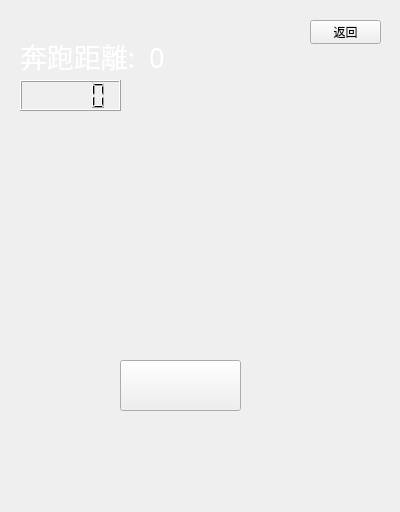
<?xml version="1.0" encoding="UTF-8"?>
<ui version="4.0">
 <class>play</class>
 <widget class="QWidget" name="play">
  <property name="geometry">
   <rect>
    <x>0</x>
    <y>0</y>
    <width>400</width>
    <height>512</height>
   </rect>
  </property>
  <property name="windowTitle">
   <string>輕鬆一下</string>
  </property>
  <property name="windowIcon">
   <iconset resource="play_data.qrc">
    <normaloff>:/play_data/icon.ico</normaloff>:/play_data/icon.ico</iconset>
  </property>
  <widget class="QPushButton" name="pushButton">
   <property name="geometry">
    <rect>
     <x>310</x>
     <y>20</y>
     <width>71</width>
     <height>24</height>
    </rect>
   </property>
   <property name="text">
    <string>返回</string>
   </property>
  </widget>
  <widget class="QLabel" name="background">
   <property name="geometry">
    <rect>
     <x>0</x>
     <y>0</y>
     <width>48000</width>
     <height>512</height>
    </rect>
   </property>
   <property name="text">
    <string/>
   </property>
   <property name="pixmap">
    <pixmap resource="play_data.qrc">:/play_data/car_map.png</pixmap>
   </property>
  </widget>
  <widget class="QLabel" name="label_title">
   <property name="geometry">
    <rect>
     <x>60</x>
     <y>130</y>
     <width>241</width>
     <height>141</height>
    </rect>
   </property>
   <property name="text">
    <string/>
   </property>
   <property name="pixmap">
    <pixmap resource="play_data.qrc">:/play_data/game_name.png</pixmap>
   </property>
   <property name="scaledContents">
    <bool>true</bool>
   </property>
  </widget>
  <widget class="QLabel" name="car">
   <property name="geometry">
    <rect>
     <x>10</x>
     <y>310</y>
     <width>121</width>
     <height>51</height>
    </rect>
   </property>
   <property name="focusPolicy">
    <enum>Qt::StrongFocus</enum>
   </property>
   <property name="text">
    <string/>
   </property>
   <property name="pixmap">
    <pixmap resource="play_data.qrc">:/play_data/car.png</pixmap>
   </property>
   <property name="scaledContents">
    <bool>true</bool>
   </property>
  </widget>
  <widget class="QPushButton" name="button_start_game">
   <property name="geometry">
    <rect>
     <x>120</x>
     <y>360</y>
     <width>121</width>
     <height>51</height>
    </rect>
   </property>
   <property name="font">
    <font>
     <kerning>true</kerning>
    </font>
   </property>
   <property name="focusPolicy">
    <enum>Qt::NoFocus</enum>
   </property>
   <property name="text">
    <string/>
   </property>
   <property name="icon">
    <iconset>
     <normalon>:/play_data/start_btn.png</normalon>
    </iconset>
   </property>
   <property name="iconSize">
    <size>
     <width>160</width>
     <height>49</height>
    </size>
   </property>
   <property name="checkable">
    <bool>false</bool>
   </property>
  </widget>
  <widget class="QLabel" name="label_distance">
   <property name="geometry">
    <rect>
     <x>20</x>
     <y>40</y>
     <width>241</width>
     <height>31</height>
    </rect>
   </property>
   <property name="font">
    <font>
     <family>微軟正黑體 Light</family>
     <pointsize>20</pointsize>
    </font>
   </property>
   <property name="styleSheet">
    <string notr="true">color: rgb(255, 255, 255);</string>
   </property>
   <property name="text">
    <string>奔跑距離:  0</string>
   </property>
  </widget>
  <widget class="QLCDNumber" name="lcd_clock">
   <property name="geometry">
    <rect>
     <x>20</x>
     <y>80</y>
     <width>101</width>
     <height>31</height>
    </rect>
   </property>
  </widget>
  <widget class="QLabel" name="block_01">
   <property name="geometry">
    <rect>
     <x>20</x>
     <y>120</y>
     <width>70</width>
     <height>70</height>
    </rect>
   </property>
   <property name="text">
    <string/>
   </property>
   <property name="pixmap">
    <pixmap resource="play_data.qrc">:/play_data/item3.png</pixmap>
   </property>
  </widget>
  <widget class="QLabel" name="block_02">
   <property name="geometry">
    <rect>
     <x>250</x>
     <y>190</y>
     <width>70</width>
     <height>70</height>
    </rect>
   </property>
   <property name="text">
    <string/>
   </property>
   <property name="pixmap">
    <pixmap resource="play_data.qrc">:/play_data/item3.png</pixmap>
   </property>
  </widget>
  <widget class="QLabel" name="block_03">
   <property name="geometry">
    <rect>
     <x>300</x>
     <y>70</y>
     <width>70</width>
     <height>70</height>
    </rect>
   </property>
   <property name="text">
    <string/>
   </property>
   <property name="pixmap">
    <pixmap resource="play_data.qrc">:/play_data/item2.png</pixmap>
   </property>
  </widget>
  <widget class="QLabel" name="block_04">
   <property name="geometry">
    <rect>
     <x>160</x>
     <y>20</y>
     <width>70</width>
     <height>70</height>
    </rect>
   </property>
   <property name="text">
    <string/>
   </property>
   <property name="pixmap">
    <pixmap resource="play_data.qrc">:/play_data/item1.png</pixmap>
   </property>
  </widget>
  <widget class="QLabel" name="block_05">
   <property name="geometry">
    <rect>
     <x>60</x>
     <y>210</y>
     <width>70</width>
     <height>70</height>
    </rect>
   </property>
   <property name="text">
    <string/>
   </property>
   <property name="pixmap">
    <pixmap resource="play_data.qrc">:/play_data/item1.png</pixmap>
   </property>
  </widget>
  <widget class="QLabel" name="block_06">
   <property name="geometry">
    <rect>
     <x>300</x>
     <y>70</y>
     <width>70</width>
     <height>70</height>
    </rect>
   </property>
   <property name="text">
    <string/>
   </property>
   <property name="pixmap">
    <pixmap resource="play_data.qrc">:/play_data/item2.png</pixmap>
   </property>
  </widget>
  <widget class="QLabel" name="block_15">
   <property name="geometry">
    <rect>
     <x>300</x>
     <y>330</y>
     <width>70</width>
     <height>70</height>
    </rect>
   </property>
   <property name="text">
    <string/>
   </property>
   <property name="pixmap">
    <pixmap resource="play_data.qrc">:/play_data/item3.png</pixmap>
   </property>
  </widget>
  <widget class="QLabel" name="block_19">
   <property name="geometry">
    <rect>
     <x>120</x>
     <y>410</y>
     <width>70</width>
     <height>70</height>
    </rect>
   </property>
   <property name="text">
    <string/>
   </property>
   <property name="pixmap">
    <pixmap resource="play_data.qrc">:/play_data/item2.png</pixmap>
   </property>
  </widget>
  <widget class="QLabel" name="block_18">
   <property name="geometry">
    <rect>
     <x>160</x>
     <y>20</y>
     <width>70</width>
     <height>70</height>
    </rect>
   </property>
   <property name="text">
    <string/>
   </property>
   <property name="pixmap">
    <pixmap resource="play_data.qrc">:/play_data/item1.png</pixmap>
   </property>
  </widget>
  <widget class="QLabel" name="block_16">
   <property name="geometry">
    <rect>
     <x>300</x>
     <y>330</y>
     <width>70</width>
     <height>70</height>
    </rect>
   </property>
   <property name="text">
    <string/>
   </property>
   <property name="pixmap">
    <pixmap resource="play_data.qrc">:/play_data/item3.png</pixmap>
   </property>
  </widget>
  <widget class="QLabel" name="block_21">
   <property name="geometry">
    <rect>
     <x>120</x>
     <y>410</y>
     <width>70</width>
     <height>70</height>
    </rect>
   </property>
   <property name="text">
    <string/>
   </property>
   <property name="pixmap">
    <pixmap resource="play_data.qrc">:/play_data/item2.png</pixmap>
   </property>
  </widget>
  <widget class="QLabel" name="block_20">
   <property name="geometry">
    <rect>
     <x>60</x>
     <y>210</y>
     <width>70</width>
     <height>70</height>
    </rect>
   </property>
   <property name="text">
    <string/>
   </property>
   <property name="pixmap">
    <pixmap resource="play_data.qrc">:/play_data/item1.png</pixmap>
   </property>
  </widget>
  <widget class="QLabel" name="block_10">
   <property name="geometry">
    <rect>
     <x>60</x>
     <y>210</y>
     <width>70</width>
     <height>70</height>
    </rect>
   </property>
   <property name="text">
    <string/>
   </property>
   <property name="pixmap">
    <pixmap resource="play_data.qrc">:/play_data/item1.png</pixmap>
   </property>
  </widget>
  <widget class="QLabel" name="block_11">
   <property name="geometry">
    <rect>
     <x>160</x>
     <y>20</y>
     <width>70</width>
     <height>70</height>
    </rect>
   </property>
   <property name="text">
    <string/>
   </property>
   <property name="pixmap">
    <pixmap resource="play_data.qrc">:/play_data/item1.png</pixmap>
   </property>
  </widget>
  <widget class="QLabel" name="block_17">
   <property name="geometry">
    <rect>
     <x>300</x>
     <y>330</y>
     <width>70</width>
     <height>70</height>
    </rect>
   </property>
   <property name="text">
    <string/>
   </property>
   <property name="pixmap">
    <pixmap resource="play_data.qrc">:/play_data/item3.png</pixmap>
   </property>
  </widget>
  <widget class="QLabel" name="block_12">
   <property name="geometry">
    <rect>
     <x>110</x>
     <y>410</y>
     <width>70</width>
     <height>70</height>
    </rect>
   </property>
   <property name="text">
    <string/>
   </property>
   <property name="pixmap">
    <pixmap resource="play_data.qrc">:/play_data/item2.png</pixmap>
   </property>
  </widget>
  <widget class="QLabel" name="block_13">
   <property name="geometry">
    <rect>
     <x>110</x>
     <y>410</y>
     <width>70</width>
     <height>70</height>
    </rect>
   </property>
   <property name="text">
    <string/>
   </property>
   <property name="pixmap">
    <pixmap resource="play_data.qrc">:/play_data/item2.png</pixmap>
   </property>
  </widget>
  <widget class="QLabel" name="block_14">
   <property name="geometry">
    <rect>
     <x>160</x>
     <y>20</y>
     <width>70</width>
     <height>70</height>
    </rect>
   </property>
   <property name="text">
    <string/>
   </property>
   <property name="pixmap">
    <pixmap resource="play_data.qrc">:/play_data/item1.png</pixmap>
   </property>
  </widget>
  <widget class="QLabel" name="block_22">
   <property name="geometry">
    <rect>
     <x>300</x>
     <y>70</y>
     <width>70</width>
     <height>70</height>
    </rect>
   </property>
   <property name="text">
    <string/>
   </property>
   <property name="pixmap">
    <pixmap resource="play_data.qrc">:/play_data/item2.png</pixmap>
   </property>
  </widget>
  <zorder>background</zorder>
  <zorder>block_03</zorder>
  <zorder>block_01</zorder>
  <zorder>block_02</zorder>
  <zorder>block_04</zorder>
  <zorder>block_05</zorder>
  <zorder>block_06</zorder>
  <zorder>block_15</zorder>
  <zorder>block_19</zorder>
  <zorder>block_18</zorder>
  <zorder>block_16</zorder>
  <zorder>block_21</zorder>
  <zorder>block_20</zorder>
  <zorder>block_10</zorder>
  <zorder>block_11</zorder>
  <zorder>block_17</zorder>
  <zorder>block_12</zorder>
  <zorder>block_13</zorder>
  <zorder>block_14</zorder>
  <zorder>block_22</zorder>
  <zorder>car</zorder>
  <zorder>label_distance</zorder>
  <zorder>lcd_clock</zorder>
  <zorder>pushButton</zorder>
  <zorder>label_title</zorder>
  <zorder>button_start_game</zorder>
 </widget>
 <resources>
  <include location="play_data.qrc"/>
 </resources>
 <connections/>
</ui>
